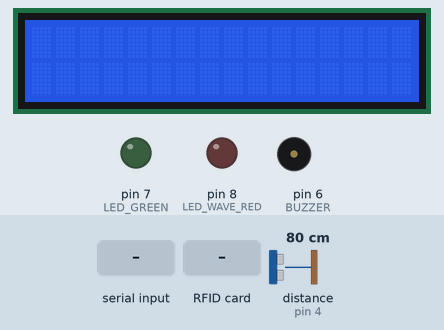
The sketch below on a simulated Arduino Uno, built with avr-gcc and run on an emulated ATmega328P. On the bench: 16×2 character LCD, output pins drawn as LEDs (lit = HIGH), buzzer (waves = sounding). Wiring (inferred from the names in the program): ultrasonic range finder: trigger pin 5; echo pin 4. The test bench sets the inputs (shaded band); at power-on: distance to the obstacle (sensor on pin 4) 80 cm. The echo pulse lasts 58.3 µs per cm; pins used as bus, display or sensor lines are not drawn; what the sketch prints to the serial monitor is not drawn.

Above: at 1.2 s.
1.3 s: "false\n" received over the second serial link
At 2.8 s:
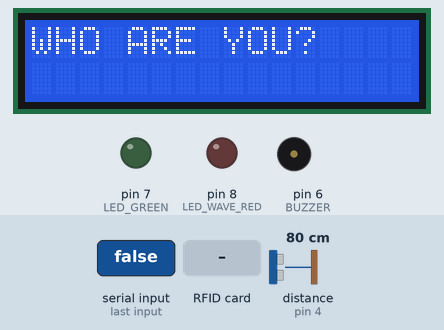
3.8 s: "true\n" received over the second serial link
At 6.6 s:
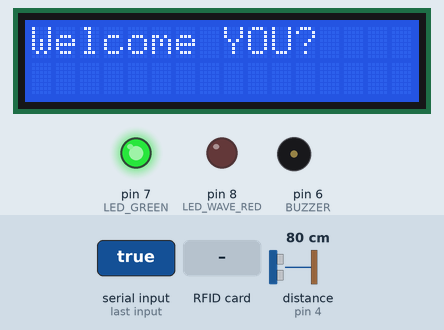
6.8 s: RFID card 5E 7A 19 C4 held to the reader
At 9.6 s:
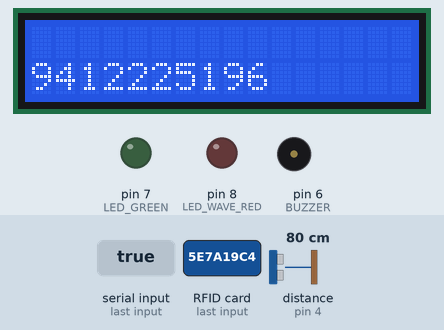
9.8 s: "signup\n" received over the second serial link
At 11.8 s:
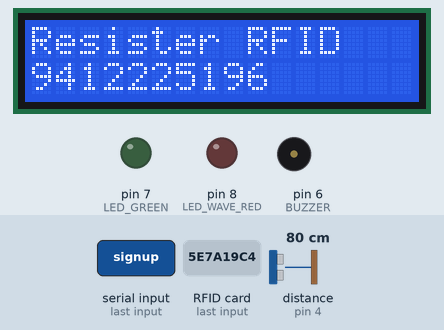
12.1 s: "true\n" received over the second serial link
At 14.9 s:
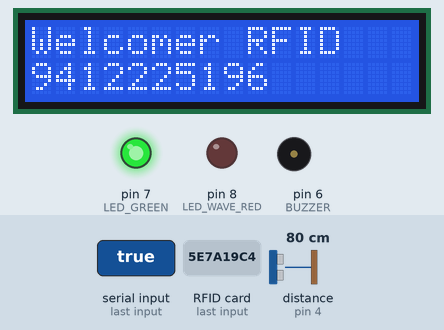
15.1 s: distance to the obstacle (sensor on pin 4) set to 33 cm
18.1 s: distance to the obstacle (sensor on pin 4) set to 29 cm
At 19.2 s:
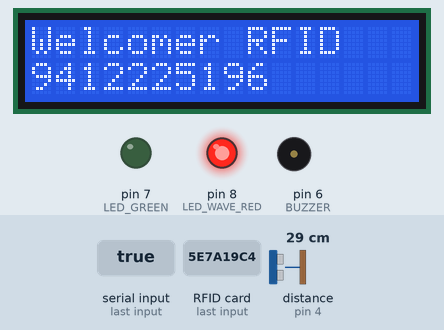
Timing chart, 0 to 20.7 s (numbered marks = the images above; inputs shaded):
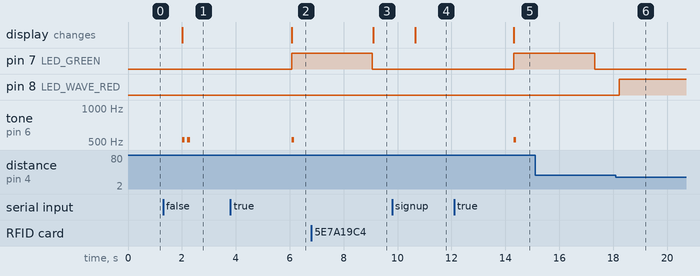

The sketch:

arduino2.ino
```cpp
#include <Wire.h>//LCD
#include <LiquidCrystal_I2C.h>//LCD
#include <SPI.h>//RFID
#include <MFRC522.h>//RFID
#include <SoftwareSerial.h>//bluetooth

#define RST_PIN         9   //RFID
#define SS_PIN          10  //RFID
#define TRIG 5      //WAVE
#define ECHO 4      //WAVE
#define LED_WAVE_RED 8  //WAVE

#define BUZZER 6
#define LED_GREEN 7


SoftwareSerial BTSerial(2, 3); //bluetooth module Tx:Digital 2 Rx: Digital 3
LiquidCrystal_I2C lcd(0x27, 16, 2); //LCD
MFRC522 mfrc522(SS_PIN, RST_PIN);   // RFID Create MFRC522 instance

byte buffer[512];
int bufferPosition;
String strRFID = "";
boolean isCheckRFID;

void setup() {
  Init();
  SerialInit();
}

void Init() {
  pinMode(TRIG, OUTPUT);
  pinMode(ECHO, INPUT);
  pinMode(LED_WAVE_RED, OUTPUT);

  pinMode(BUZZER, OUTPUT);
  pinMode(LED_GREEN, OUTPUT);

  lcd.init();
  lcd.backlight();
  isCheckRFID = false;
  bufferPosition = 0;
}

void SerialInit() {
  Serial.begin(9600);
  SPI.begin();
  Serial.println(F("Read personal data on a MIFARE PICC:"));
  BTSerial.begin(9600);
}

void loop() {
  loopWave();
  loopBT();

  if ( ! mfrc522.PICC_IsNewCardPresent()) {
    return;
  }
  if ( ! mfrc522.PICC_ReadCardSerial()) {
    return;
  }
  if (!isCheckRFID) {
    sendRFID(); // RFID 값이 읽히면 sendRFID()가 수행됨
  }
}

void loopBT() {
  if (BTSerial.available()) {
    byte data = BTSerial.read();
    buffer[bufferPosition++] = data;
    if (data == '\n') {
      buffer[bufferPosition - 1] = 0; //buffer에 마지막 한자리떄문에 비교 못하기에 0으로 초기화
      String msg = String((char*)buffer);
      isOpenDoor(msg);
    }
  }
}

void loopWave() {
  digitalWrite(TRIG, LOW);
  delayMicroseconds(2);
  digitalWrite(TRIG, HIGH);
  delayMicroseconds(2);
  digitalWrite(TRIG, LOW);

  long distance = pulseIn(ECHO, HIGH) / 58.2;
  //Serial.print(distance+String(", "));
  digitalWrite(LED_WAVE_RED, LOW);

  if (distance < 30) {
    digitalWrite(LED_WAVE_RED, HIGH);
  }
  delay(100);
}

void sendRFID() { // RFID가 읽히면 앱으로 RFID값을 전송한다.
  isCheckRFID = true;
  lcd.clear();

  for (byte i = 0; i < 4; i++) {
    strRFID += mfrc522.uid.uidByte[i];
  }
  Serial.println(String("RFID value: ") + strRFID);
  strRFID = strRFID + '\n'; //전송할떄는 \n을 추가해야함.
  BTSerial.print(strRFID);
  lcd.setCursor(0, 1);
  lcd.print(strRFID);
  strRFID = "";
}

void isOpenDoor(String msg) {

  Serial.println(String("msg: ") + msg);
  if (msg == "signup") {
    Serial.println("카드를 등록하였습니다.");
    lcd.setCursor(0, 0);
    lcd.print("Resister RFID");

    //digitalWrite(LED_GREEN, HIGH);
    //tone(BUZZER, 523, 100);
    //delay(500);

  } else if (msg == "true") {
    Serial.println("등록된 카드입니다.");
    lcd.setCursor(0, 0);
    lcd.print("Welcome");

    digitalWrite(LED_GREEN, HIGH);
    tone(BUZZER, 523, 100);
  }  else if (msg == "false") {
    Serial.println("넌 도대체 누구냐?");
    lcd.setCursor(0, 0);
    lcd.print("WHO ARE YOU?");

    digitalWrite(LED_GREEN, LOW);
    tone(BUZZER, 523, 100);
    delay(200);
    tone(BUZZER, 523, 100);
    delay(200);


  }delay(3000);
  memset(buffer, 0, sizeof(buffer));
  bufferPosition = 0;
  digitalWrite(LED_GREEN, LOW);
  isCheckRFID = false;
}
```

Measured:
- the behaviour switches between 31 and 30 cm on distance to the obstacle (sensor on pin 4) (found by bisection; images 5 and 6)
- after the input at 1.3 s, tone on pin 6 (BUZZER): alternates 523 Hz for 0.10 s and silent for 0.10 s, 4 changes in all, then stays silent, starting after 0.71 s; the display: changes after 0.71 s (image 1)
- after the input at 3.8 s, pin 7 (LED_GREEN): LOW → HIGH after 2.3 s; tone on pin 6 (BUZZER): silent → 523 Hz after 2.3 s, → silent 0.10 s later; the display: changes after 2.3 s (image 2)
- after the input at 6.8 s, the display: changes after 2.3 s (image 3)
- after the input at 9.8 s, the display: changes after 0.85 s (image 4)
- after the input at 12.1 s, pin 7 (LED_GREEN): LOW → HIGH after 2.2 s; tone on pin 6 (BUZZER): silent → 523 Hz after 2.2 s, → silent 0.10 s later; the display: changes after 2.2 s (image 5)
- after the input at 18.1 s, pin 8 (LED_WAVE_RED): LOW → HIGH after 0.13 s
